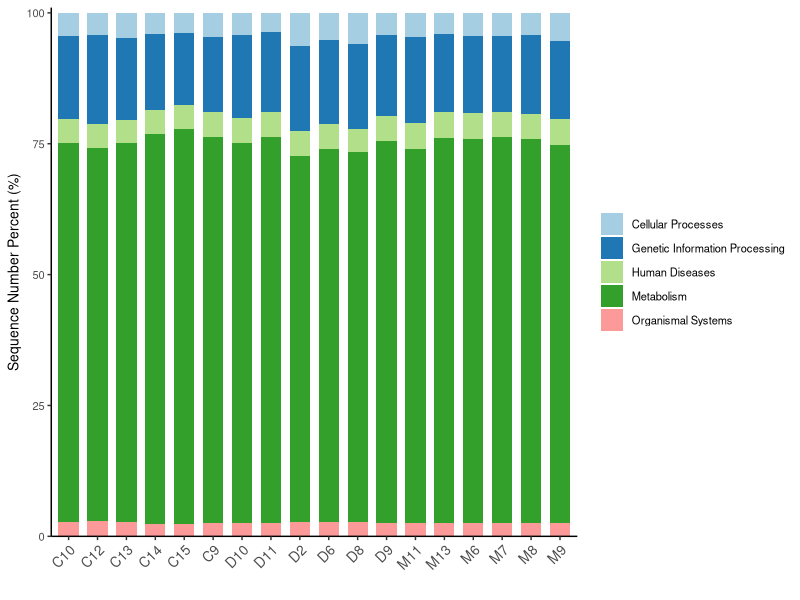
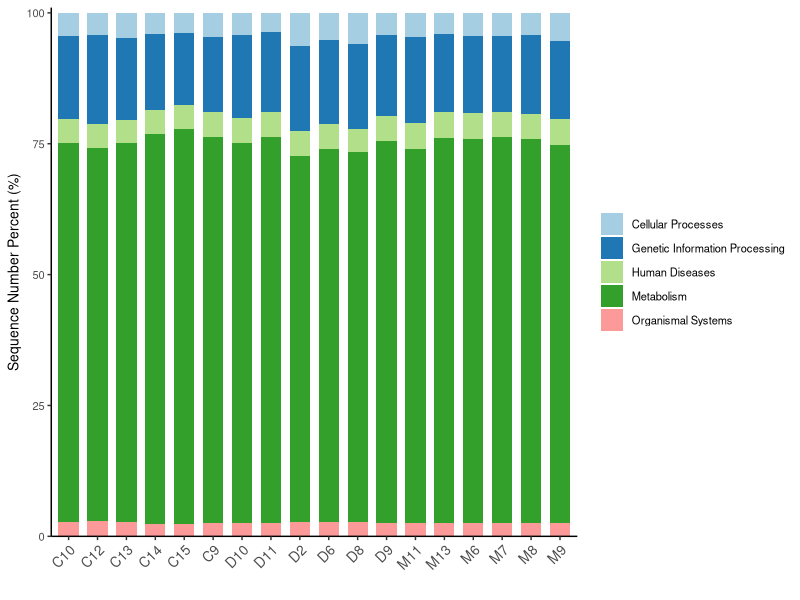

The R script that drew these images, in order:
library(reshape2)
library(ggplot2)
library(RColorBrewer)


setwd("~/Desktop")

input <-"orthology	C10	M11	D10	C12	M13	D11	C13	M6	D2	C14	M7	D6	C15	M8	D8	C9	M9	D9
Cellular Processes	861.240037842928	900.238851397065	789.986363076506	800.776326285526	780.050520633442	722.064897238334	894.879248788463	831.831422434276	1210.8464182072	833.258412685652	857.459865127599	967.629810669541	778.650821151109	835.175016098921	1141.1490161608	931.911422443146	949.145622719107	831.107731147403
Genetic Information Processing	3056.99537905976	3213.81927518111	2998.92333699773	3182.76913138293	2961.33229979732	2993.74010660231	2975.97816452623	2801.68015685603	3112.70037952464	2910.36076213753	2880.84393001708	3033.59186301859	2851.22837762121	2977.59413810497	3063.35755216125	2900.93507985528	2673.52314278072	3024.59949091225
Human Diseases	894.46167675502	936.006975977204	927.76451272383	873.508037359363	957.865160151697	925.36912493217	861.687060806168	951.426108752615	881.328702661238	917.665968708819	948.612053568706	918.149988191629	978.111541431084	948.273287183796	869.691721296139	944.044074286991	915.71358262966	928.248660725993
Metabolism	13973.3267038654	13919.4460688275	13717.9911650167	13389.3256418622	14457.9639373768	14482.6619424078	13738.076699886	13942.4618436512	13356.8772734065	15038.1042336494	14587.0233407459	13400.4671048778	15599.7537742368	14529.9756899752	13444.1992991185	14948.8413422579	12959.7886982402	14239.1752748275
Organismal Systems	523.260523909263	510.797576381562	486.108494444667	532.243885256029	504.620819305394	488.969526609376	507.790434277258	469.104740826216	513.259867095318	477.373032928538	498.049487029437	527.389757311023	503.856194933095	501.730905570601	511.385253291288	496.360132167328	441.012404278403	499.936204060133
"

data<-read.table(text=input, header=T, row.name = 1, sep="\t")
class(data)
data2<-t(data[,order(colnames(data))])
head(data2)
class(data2)
data3<-prop.table(data2, margin=1)

rowSums(data3)
head(data3)

data4<-data3*100

data5<-melt(data4, id.var="SampleID")
colnames(data5)<-c('SampleID', 'Function', 'Proportion')
pallet<-c(brewer.pal(12,"Paired"),brewer.pal(8,"Set2")[-c(7,8)],brewer.pal(8,"Dark2"),brewer.pal(12,"Set3"),brewer.pal(8,"Accent"),brewer.pal(11,"Spectral"))


p<-ggplot(data5, aes(x = SampleID, y = Proportion, fill = Function)) + 
	geom_bar(stat = "identity",width = 0.7)+
  	guides(fill=guide_legend(title = NULL))+
  	scale_fill_manual(values = pallet)+
 	xlab("")+ylab("Sequence Number Percent (%)")+theme_bw()+
  	theme(text = element_text(size = 10),
        panel.grid.major = element_blank(),panel.grid.minor = element_blank(),
        axis.line = element_line(),panel.border =  element_blank(),
        axis.text.x = element_text(angle = 45,size = 10,hjust = 1))+
  	scale_y_continuous(limits=c(0,101), expand = c(0, 0)
)


ggsave(plot = p,filename = "all.merged.abundance.KeepID.Pathway.Level1.png" ,width = 10,height = 8,dpi = 300)
ggsave(plot = p,filename = "all.merged.abundance.KeepID.Pathway.Level1.pdf" ,width = 10,height = 8,dpi = 300)


